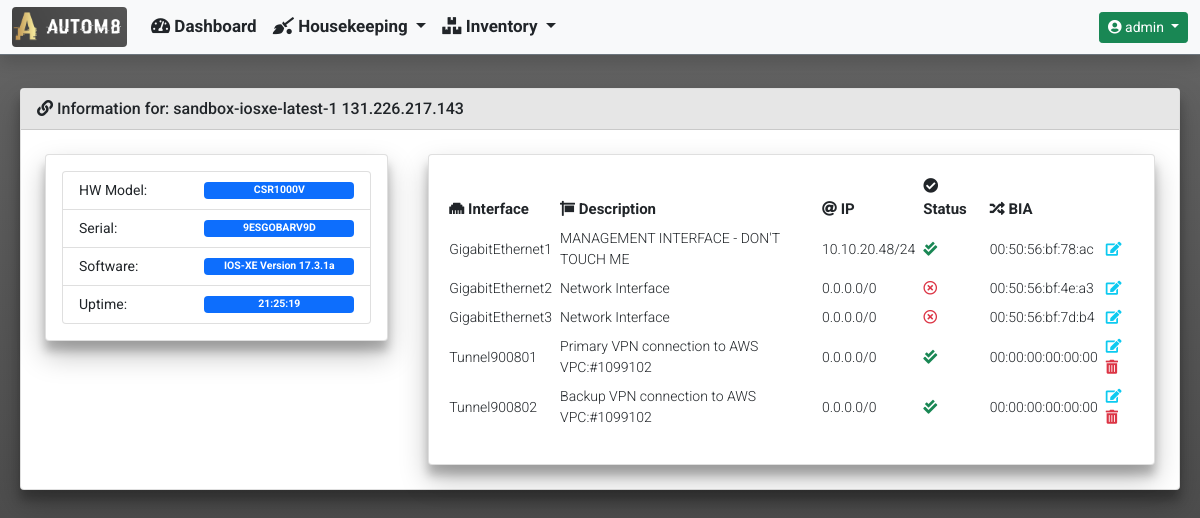
Page /inventory/device_detailed_information/87/ (signed in) on the earlier database version.
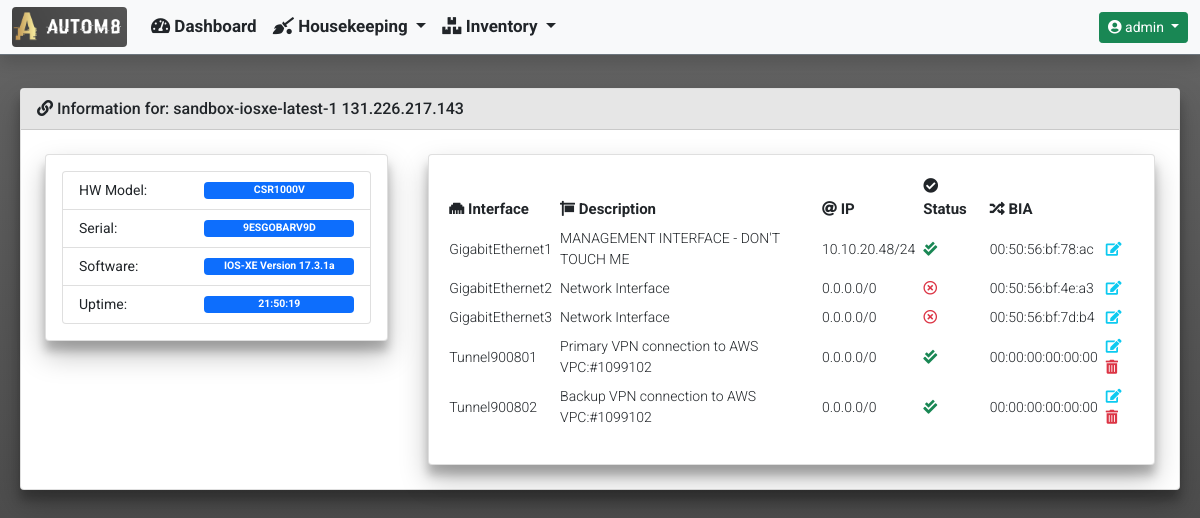
Same page on the later database version.
### inventory/models.py (models this page shows)
class Device(models.Model):
    hostname = models.CharField(unique=True, max_length=255)
    mgmt_ip = models.GenericIPAddressField(unique=True, max_length=12)
    username = models.CharField(blank=True, null=True, max_length=255)
    password = models.CharField(blank=True, null=True, max_length=255)
    software_version = models.CharField(blank=True, null=True, max_length=255)
    serial_number = models.CharField(blank=True, null=True, max_length=255)
    vendor = models.CharField(max_length=255)
    description = models.CharField(blank=True, null=True, max_length=255)
    hardware_model = models.CharField(blank=True, null=True, max_length=255)
    rest_conf_enabled = models.BooleanField(blank=True, null=True)
    device_uptime = models.CharField(blank=True, null=True, max_length=255)
    last_polled = models.DateTimeField(blank=True, null=True)
    date_added = models.DateTimeField(default=timezone.now())

class DeviceInterfaces(models.Model):
    device_id = models.ForeignKey(Device, null=True, on_delete=models.CASCADE)
    name = models.CharField(blank=True, null=True, max_length=255)
    interface_type = models.CharField(blank=True, null=True, max_length=255)
    description = models.CharField(blank=True, null=True, max_length=255)
    ipv4_address = models.GenericIPAddressField(
        blank=True, null=True, max_length=12)
    ipv4_subnet_mask = models.CharField(blank=True, null=True, max_length=12)
    admin_status = models.CharField(blank=True, null=True, max_length=255)
    oper_status = models.CharField(blank=True, null=True, max_length=255)
    phys_address = models.CharField(blank=True, null=True, max_length=255)

### inventory/views.py (the view)
def device_detailed_information(request, device_id):
    device = Device.objects.get(pk=device_id)
    context = {
        'title': 'Device Detailed Information',
        'card_header': f'Information for: {device.hostname} {device.mgmt_ip}',
        'data': {
            'version': device,
            'interfaces': DeviceInterfaces.objects.filter(device_id=device_id)
        }
    }
    return render(
        request,
        'inventory/device_detailed_information.html',
        context
    )

### templates/inventory/device_detailed_information.html
{% extends "base_template/base.html"%}
{% block content %}
<div class="row">
    <div class="col-md-4">
        <div class="card">
            <div class="card-body">
                <ul class="list-group">
                    <li class="list-group-item d-flex justify-content-between align-items-center">
                        HW Model:
                        <span class="badge bg-primary" style="width: 150px">{{ data.version.hardware_model }}</span>
                    </li>
                    <li class="list-group-item d-flex justify-content-between align-items-center">
                        Serial:
                        <span class="badge bg-primary" style="width: 150px">{{ data.version.serial_number }}</span>
                    </li>
                    <li class="list-group-item d-flex justify-content-between align-items-center">
                        Software:
                        <span class="badge bg-primary" style="width: 150px">{{ data.version.software_version }}</span>
                    </li>
                    <li class="list-group-item d-flex justify-content-between align-items-center">
                        Uptime:
                        <span class="badge bg-primary" style="width: 150px">{{ data.version.device_uptime }}</span>
                    </li>
                </ul>
            </div>
        </div>
    </div>
    <div class="col-md-8">
        <div class="card">
            <div class="card-body">
                <div class="table-responsive rounded">
                    <table id="InterfaceList" class="table table-sm table-hover table-borderless align-middle"
                        style="width:100%">
                        <thead>
                            <tr>
                                <th><i class="fas fa-ethernet"></i> Interface</th>
                                <th><i class="fas fa-sign"></i> Description</th>
                                <th><i class="fas fa-at"></i> IP</th>
                                <th><i class="fas fa-check-circle"></i> Status</th>
                                <th><i class="fas fa-random"></i> BIA</th>
                                <th></th>
                            </tr>
                        </thead>
                        <tbody>
                            {% for interface in data.interfaces %}
                            <tr>
                                <td>{{ interface.name }}</td>
                                {% if interface.description %}
                                <td>{{ interface.description }}</td>
                                {% else %}
                                <td>N/A</td>
                                {% endif %}
                                {% if interface.ipv4_address %}
                                <td>{{ interface.ipv4_address }}/{{ interface.ipv4_subnet_mask }}</td>
                                {% else %}
                                <td>0.0.0.0/0</td>
                                {% endif %}
                                {% if 'up' in interface.admin_status and 'up' in interface.oper_status %}
                                <td><i class="fas fa-check-double text-success blink"></i></td>
                                {% else %}
                                <td><i class="far fa-times-circle text-danger blink"></i></td>
                                {% endif %}
                                {% if interface.phys_address %}
                                <td>{{ interface.phys_address }} </td>
                                {% else %}
                                <td>N/A</td>
                                {% endif %}
                                <td>
                                    <a class="text-decoration-none"
                                        href="{% url 'inventory:device_interface_edit' interface.name %}"
                                        data-bs-toggle="tooltip" title="Edit">
                                        <i class="fas fa-edit text-info"></i>
                                    </a>
                                    {% if interface.interface_type != 'iana-if-type:ethernetCsmacd' %}
                                    <a class="text-decoration-none"
                                        href="{% url 'inventory:device_interface_delete' interface.name %}"
                                        data-bs-toggle="tooltip" title="Delete">
                                        <i class="fas fa-trash-alt text-danger"></i>
                                    </a>
                                    {% endif %}
                                </td>
                                {% endfor %}
                            </tr>
                        </tbody>
                    </table>
                </div>
            </div>
        </div>
    </div>
</div>
{% endblock %}

### templates/base_template/base.html (shortened to what this page needs)
{% load static %}
<!doctype html>
<html lang="en">
  <head>
    <link href="https://cdn.jsdelivr.net/npm/bootstrap@5.0.2/dist/css/bootstrap.min.css" rel="stylesheet">
    <link rel="stylesheet" href="https://cdnjs.cloudflare.com/ajax/libs/font-awesome/5.15.3/css/all.min.css" />
    <link rel="stylesheet" type="text/css" href="{% static 'css/custom.css' %}">
  </head>
  <body class="d-flex flex-column h-100">
    {% include 'navbar/navbar.html' %}
    <main class="container-fluid">
      <section>
          <div class="row">
            <div class="col-md-12">
                <div class="card">
                  {% if card_header %}
                  <div class="card-header">
                    <i class="fas fa-link"></i>
                      {{ card_header }}
                  </div>
                  {% endif %}
                  <div class="card-body">
                      {% block content %}
                      {% endblock %}
                  </div>
                </div>
            </div>
          </div>
      </section>
    </main>
  </body>
</html>

### templates/navbar/navbar.html (shortened to what this page needs)
{% load static %}
{% if user.is_authenticated %}
<nav class="navbar navbar-expand-md navbar-light bg-light fixed-top border-bottom border-secondary shadow">
  <div class="container-fluid">
    <a class="navbar-brand" href="#">
      <img class="rounded" src="{% static 'images/logos/portal_logo.png' %}" width="115" height="40">
    </a>
    <div class="collapse navbar-collapse" id="navbarCollapse">
      <ul class="navbar-nav me-auto mb-2 mb-md-0">
        <li class="nav-item">
          <a class="nav-link text-dark" href="{% url 'dashboard:dashboard' %}">
            <i class="fas fa-tachometer-alt"></i>
            Dashboard
          </a>
        </li>
        <li class="nav-item dropdown">
          <a class="nav-link dropdown-toggle text-dark" href="#" id="InventoryDropdown" role="button"
            data-bs-toggle="dropdown" aria-expanded="false">
            <i class="fas fa-quidditch"></i>
            Housekeeping
          </a>
        </li>
        <li class="nav-item dropdown">
          <a class="nav-link dropdown-toggle text-dark" href="#" id="InventoryDropdown" role="button"
            data-bs-toggle="dropdown" aria-expanded="false">
            <i class="fas fa-boxes"></i>
            Inventory
          </a>
        </li>
      </ul>
      <div class="dropdown">
        <a class="btn btn-sm btn-success dropdown-toggle" href="#" role="button" id="UserProfileDropdown"
          data-bs-toggle="dropdown" aria-expanded="false">
          <i class="fas fa-user-circle"></i>
          {{ user.username }}
        </a>
      </div>
    </div>
  </div>
</nav>
{% endif %}

### static/css/custom.css (style rules this page uses)
nav { font-family: 'Roboto', sans-serif; font-weight: 700; font-size: 17px; height: 55px; top: 0; }
body { font-family: 'Roboto', sans-serif; font-weight: 400; font-size: 14px; overflow-y: scroll; min-height: 70rem; padding-top: 5rem; height: 100%; background: linear-gradient(to top, #e6e6e6, #4b4b4b, #656565) }
.card { transition: 0.3s; margin: 0.5rem; position: relative; box-shadow: 0 14px 28px rgba(0, 0, 0, 0.25), 0 10px 10px rgba(0, 0, 0, 0.22); }
.card-header { font-family: 'Roboto', sans-serif; font-weight: 500; font-size: 16px; background-color: #e6e6e6; }
th { font-family: 'Roboto', sans-serif; font-weight: 700; font-size: 15px; }
td { font-family: 'Roboto', sans-serif; font-weight: 300; font-size: 14px; }
.blink { animation: blink 2s steps(5, start) infinite; -webkit-animation: blink 1s steps(5, start) infinite; }

Differences in the rows shown:
changed Device "CSR1000V": version.device_uptime "21:25:19" → "21:50:19"
